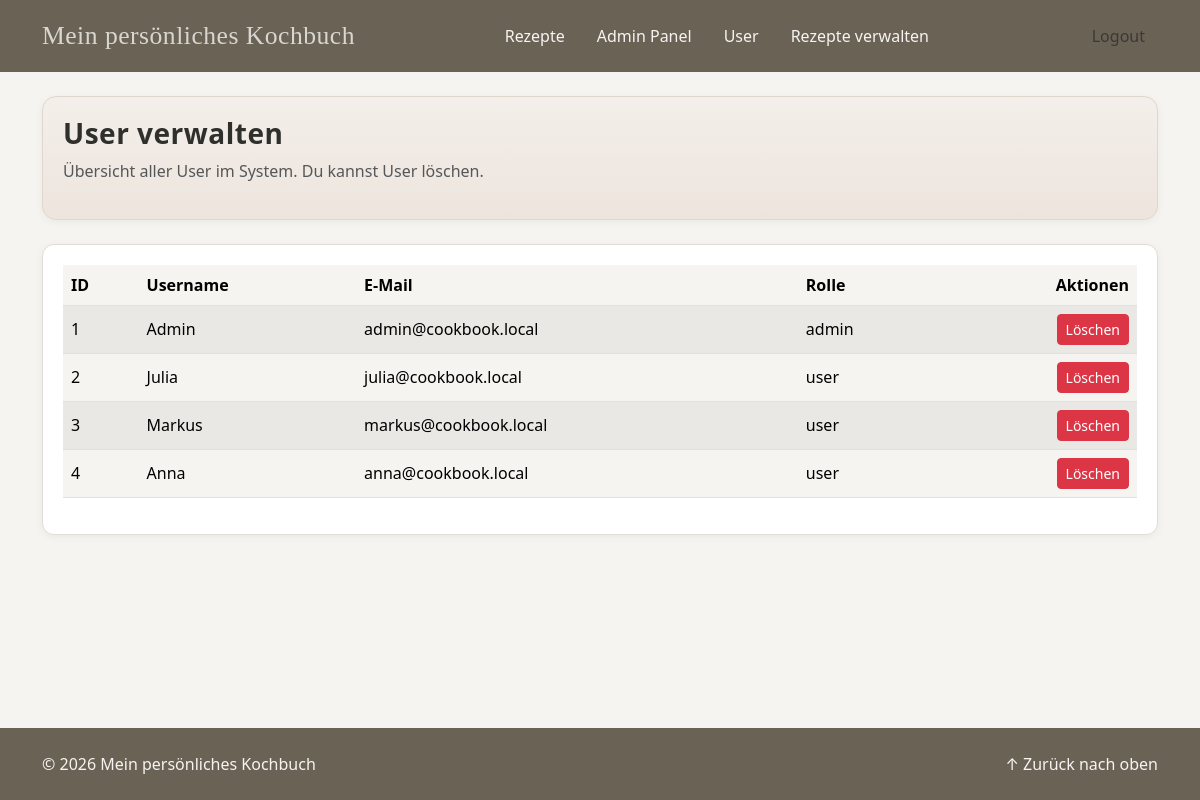
The app's page /public/admin_users.php (signed in) with its own data.
### tables this page shows
CREATE TABLE `user` (
  `id` int(11) NOT NULL,
  `name` varchar(80) DEFAULT NULL,
  `password` varchar(80) NOT NULL,
  `role` varchar(80) NOT NULL,
  `email` varchar(80) NOT NULL
);

### includes/db_gets.php (called while the page is built, shortened)
<?php
function getAllUsers(): array
{
    $db = getDbConnection();
    $sql = "SELECT id, name, email, role FROM user";
    $res = $db->query($sql);
    $users = [];
    while ($row = $res->fetch_assoc()) {
        $users[] = $row;
    }
    return $users;
}

### includes/helpers.php (called while the page is built, shortened)
<?php
function esc($value): string
{
    return htmlspecialchars((string)$value, ENT_QUOTES | ENT_SUBSTITUTE, 'UTF-8');
}

### public/admin_users.php (the view, shortened to what this page needs)
<?php
include __DIR__ . '/../includes/header.php';
include __DIR__ . '/../includes/nav.php';
require_once __DIR__ . '/../includes/db_gets.php';
require_once __DIR__ . '/../includes/helpers.php';
$users = getAllUsers();
?>
<main>
<div class="container">
  <section class="hero section my-3 my-md-4">
    <h1 class="h3 mb-2">User verwalten</h1>
    <p class="text-muted">Übersicht aller User im System. Du kannst User löschen.</p>
  </section>
  <section class="section mb-3 mb-md-4">
    <div class="table-responsive">
      <table class="table table-striped align-middle">
        <thead>
          <tr>
            <th>ID</th>
            <th>Username</th>
            <th>E-Mail</th>
            <th>Rolle</th>
            <th class="text-end">Aktionen</th>
          </tr>
        </thead>
        <tbody>
          <?php if (empty($users)): ?>
            <tr>
              <td colspan="5" class="text-center text-muted py-4">Keine Nutzer gefunden.</td>
            </tr>
          <?php else: ?>
            <?php foreach ($users as $u): ?>
              <?php
                $uid  = (int)($u['id'] ?? 0);
                $name = (string)($u['name'] ?? '');
                $mail = (string)($u['email'] ?? '');
                $r    = (string)($u['role'] ?? 'user');
              ?>
              <tr>
                <td><?= esc((string)$uid) ?></td>
                <td><?= esc($name) ?></td>
                <td><?= esc($mail) ?></td>
                <td><?= esc($r) ?></td>
                <td class="text-end">
                  <form
                    method="post"
                    action="admin_user_delete.php"
                    class="d-inline"
                    onsubmit="return confirm('Diesen Nutzer wirklich löschen?');"
                  >
                    <button type="submit" class="btn btn-sm btn-danger">Löschen</button>
                  </form>
                </td>
              </tr>
            <?php endforeach; ?>
          <?php endif; ?>
        </tbody>
      </table>
    </div>
  </section>
</div>
</main>
<?php include __DIR__ . '/../includes/footer.php'; ?>

### includes/header.php (shortened to what this page needs)
<!doctype html>
<html lang="de">
<head>
<link href="https://cdn.jsdelivr.net/npm/bootstrap@5.3.3/dist/css/bootstrap.min.css" rel="stylesheet">
<link rel="stylesheet" href="css/style.css">
</head>
<body id="top" >
<?php
require_once __DIR__ . '/helpers.php';

### includes/nav.php (shortened to what this page needs)
<?php
$isLoggedIn = isset($_SESSION['user_id'])
    && is_numeric($_SESSION['user_id'])
    && (int)$_SESSION['user_id'] > 0;
if ($isLoggedIn) {
    $role = isset($_SESSION['role']) ? (string)$_SESSION['role'] : 'user';
} else {
    $role = 'guest';
}
?>
<nav class="navbar navbar-expand-md navbar-dark site-navbar sticky-top">
  <div class="container">
    <a class="navbar-brand" href="index.php">Mein persönliches Kochbuch</a>
    <div class="collapse navbar-collapse justify-content-center" id="navbarNav">
      <ul class="navbar-nav mx-auto flex-column flex-md-row gap-3">
        <li class="nav-item">
          <a class="nav-link px-0 px-md-2" href="recipes.php">Rezepte</a>
        </li>
        <?php if ($role === 'admin'): ?>
          <li class="nav-item">
            <a class="nav-link px-0 px-md-2" href="admin.php">Admin Panel</a>
          </li>
          <li class="nav-item">
            <a class="nav-link px-0 px-md-2" href="admin_users.php">User</a>
          </li>
          <li class="nav-item">
            <a class="nav-link px-0 px-md-2" href="admin_recipes.php">Rezepte verwalten</a>
          </li>
        <?php endif; ?>
      </ul>
      <div class="d-flex ms-md-3">
        <?php if ($role === 'guest'): ?>
          <div class="dropdown dropdown-login">
            <button class="btn btn-login dropdown-toggle" type="button"
                    id="loginDropdown" data-bs-toggle="dropdown"
                    aria-expanded="false">
              Login
            </button>
            <div class="dropdown-menu dropdown-menu-end p-3"
                 aria-labelledby="loginDropdown" style="min-width:260px;">
              <form action="login_process.php" method="post">
                <div class="mb-3">
                  <label for="dropdownUsername" class="form-label">
                    Benutzername
                  </label>
                  <input type="text" class="form-control"
                         id="dropdownUsername" name="username"
                         required>
                </div>
                <div class="mb-3">
                  <label for="dropdownPassword" class="form-label">
                    Passwort
                  </label>
                  <input type="password" class="form-control"
                         id="dropdownPassword" name="password"
                         required>
                </div>
                <button type="submit" class="btn btn-primary w-100">
                  Anmelden
                </button>
              </form>
              <div class="dropdown-divider"></div>
              <a class="dropdown-item small" href="registration.php">
                Neu hier? Registrieren
              </a>
            </div>
          </div>
        <?php else: ?>
          <a class="btn btn-logout" href="logout.php">Logout</a>
        <?php endif; ?>
      </div>
    </div>
  </div>
</nav>

### includes/footer.php
<footer class="footer py-4">
  <div class="container">
    <div class="footer-inner d-flex justify-content-between align-items-center">
      <div class="footer-left">© <?= date('Y') ?> Mein persönliches Kochbuch</div>
      <a class="footer-right" href="#">↑ Zurück nach oben</a>
    </div>
  </div>
</footer>
</body>
</html>

### public/css/style.css (style rules this page uses)
:root { --color-primary: #6B6256; --color-secondary: #7C8573; --color-dark: #2F2F2C; --color-light: #E2DED7; --color-bg: #F5F4F1; --color-text: #3A3936; --color-accent: #9DA69D; --color-brand-accent: #D8D6D0; --color-brand-accent-hover: #C2BEB7; --bs-primary: var(--color-primary); --bs-secondary: var(--color-secondary); --bs-dark: var(--color-dark); --bs-light: var(--color-light); --bs-body-bg: var(--color-bg); --bs-body-color: var(--color-text); }
html, body { height: 100%; margin: 0; background: var(--bs-body-bg); }
body { display: flex; flex-direction: column; min-height: 100vh; }
main { flex: 1 0 auto; min-height: 1px; }
.footer { margin-top: auto; margin-bottom: 0; width: 100%; box-sizing: border-box; }
h1, h2, h3, h4, h5, h6, .h1, .h2, .h3, .h4, .h5, .h6 { font-family: "Segoe UI", "Helvetica Neue", Arial, sans-serif; font-weight: 600 !important; color: var(--color-dark); letter-spacing: 0.5px; }
a { color: var(--bs-primary); text-decoration: none; }
main { flex: 1 0 auto; margin: 0; background: var(--bs-body-bg); }
.section, .card, .panel { background: #fff; border: 1px solid var(--color-light); border-radius: 12px; box-shadow: 0 2px 8px rgba(0,0,0,.05); }
.section { padding: .75rem; margin-bottom: 1rem; }
@media (min-width: 768px) { .section { padding: 1.25rem; margin-bottom: 1.5rem; } }
.hero { background:linear-gradient(180deg,#F4EFEA 0%,#EDE4DD 100%); border:1px solid #E0D6CD; border-radius:14px; }
.site-navbar { padding: .75rem 0; background-color: var(--bs-primary); }
.site-navbar .navbar-brand { font-weight: 600; color: var(--color-brand-accent); font-family: "Palatino Linotype", "Book Antiqua", Palatino, serif; font-size: 1.6rem; font-weight: normal; letter-spacing: 0.5px; }
.site-navbar .nav-link , .site-navbar .dropdown-item { color: var(--bs-body-bg); }
.footer { color: var(--bs-body-bg); background-color: var(--bs-primary); }
.footer a { color:var(--bs-body-bg);text-decoration:none; }

### records on screen
user: id "1", name "Admin", email "admin@cookbook.local", role "admin"
user: id "2", name "Julia", email "julia@cookbook.local", role "user"
user: id "3", name "Markus", email "markus@cookbook.local", role "user"
user: id "4", name "Anna", email "anna@cookbook.local", role "user"
